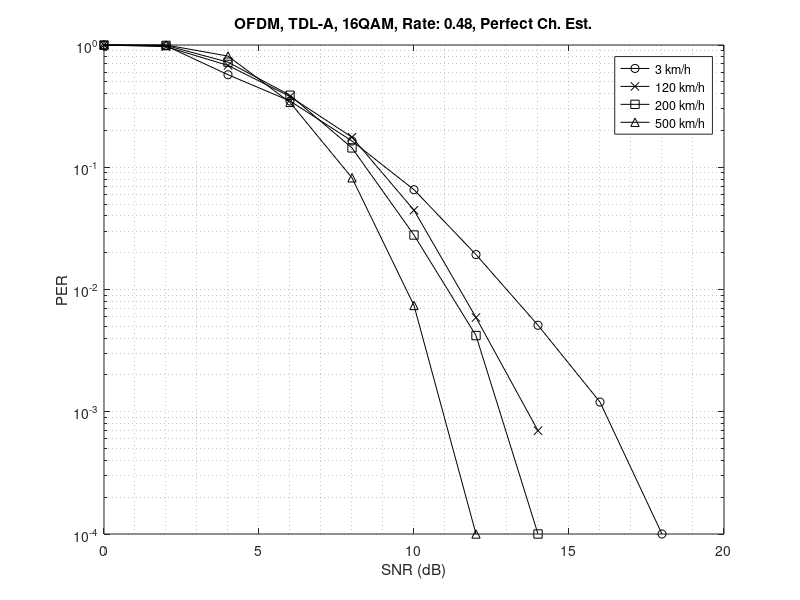
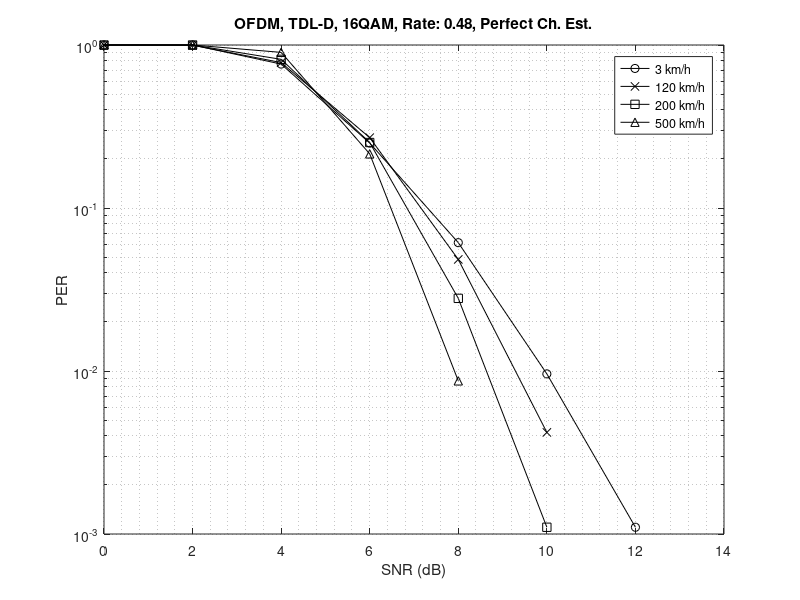
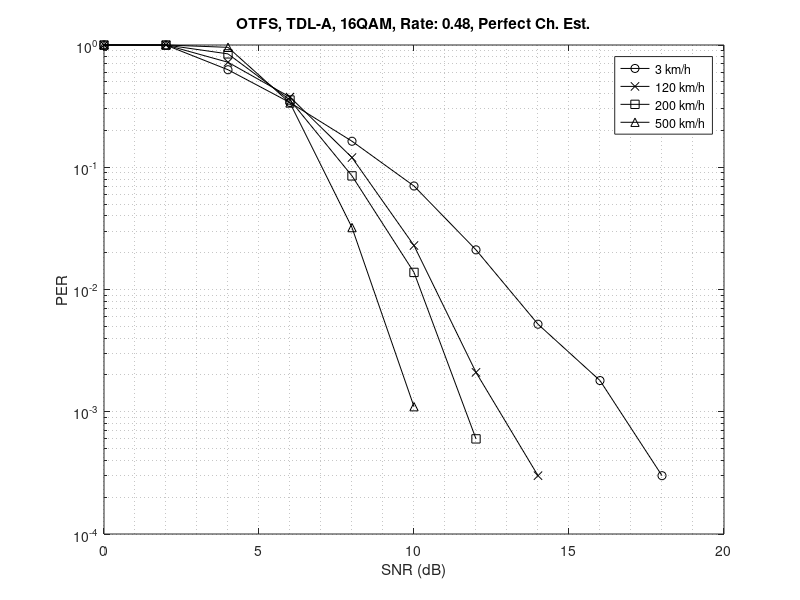
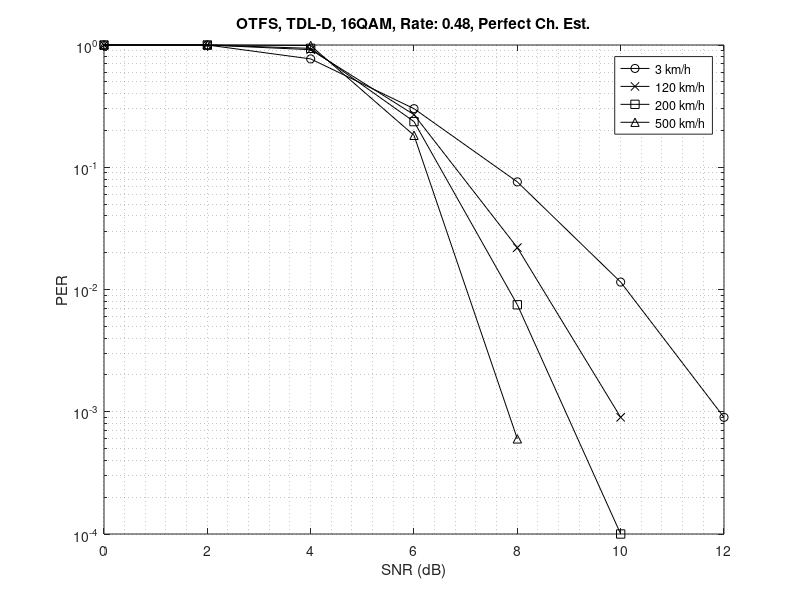

MATLAB code to generate these figures, in order: (Note: this script raises an error after producing the figures.)
% Simulator: new_wave_test_r3

% 1) OFDM with perfect tf-domain channel estimation
% 2) OTFS with perfect tf-domain channel estimation
% 3) OFDM with tf-domain channel estimation using 2 pilots
% 4) OTFS with dd-domain channel estimation using impulse train pilots
% 5) OFDM with real channel equalization
% 6) OTFS with real channel equalization

per_1 = [...
      0.0        401   1.000000
      2.0        407   0.985258
      4.0        702   0.571225
      6.0       1151   0.348393
      8.0       2445   0.164008
     10.0       6122   0.065501
     12.0      10000   0.019300
     14.0      10000   0.005100
     16.0      10000   0.001200
     18.0      10000   0.000100
      0.0        401   1.000000
      2.0        414   0.968599
      4.0        589   0.680815
      6.0       1058   0.379017
      8.0       2277   0.176109
     10.0       9005   0.044531
     12.0      10000   0.005900
     14.0      10000   0.000700
      0.0        401   1.000000
      2.0        404   0.992574
      4.0        554   0.723827
      6.0       1033   0.388190
      8.0       2785   0.143986
     10.0      10000   0.027900
     12.0      10000   0.004200
     14.0      10000   0.000100
      0.0        401   1.000000
      2.0        401   1.000000
      4.0        494   0.811741
      6.0       1182   0.339255
      8.0       4894   0.081937
     10.0      10000   0.007400
     12.0      10000   0.000100
      0.0        401   1.000000
      2.0        401   1.000000
      4.0        525   0.763810
      6.0       1602   0.250312
      8.0       6543   0.061287
     10.0      10000   0.009600
     12.0      10000   0.001100
     14.0      10000   0.000000
      0.0        401   1.000000
      2.0        402   0.997512
      4.0        514   0.780156
      6.0       1484   0.270216
      8.0       8292   0.048360
     10.0      10000   0.004200
     12.0      10000   0.000000
      0.0        401   1.000000
      2.0        401   1.000000
      4.0        491   0.816701
      6.0       1590   0.252201
      8.0      10000   0.027900
     10.0      10000   0.001100
     12.0      10000   0.000000
      0.0        401   1.000000
      2.0        401   1.000000
      4.0        445   0.901124
      6.0       1867   0.214783
      8.0      10000   0.008700
     10.0      10000   0.000000];

per_ofdm_tdla_v3_tf_perfect = per_1(1:10, [1 3]);
per_ofdm_tdla_v120_tf_perfect = per_1(11:18, [1 3]);
per_ofdm_tdla_v200_tf_perfect = per_1(19:26, [1 3]);
per_ofdm_tdla_v500_tf_perfect = per_1(27:33, [1 3]);
per_ofdm_tdld_v3_tf_perfect = per_1(34:41, [1 3]);
per_ofdm_tdld_v120_tf_perfect = per_1(42:48, [1 3]);
per_ofdm_tdld_v200_tf_perfect = per_1(49:55, [1 3]);
per_ofdm_tdld_v500_tf_perfect = per_1(56:61, [1 3]);

figure
semilogy(per_ofdm_tdla_v3_tf_perfect(:,1),per_ofdm_tdla_v3_tf_perfect(:,2),'-ko'), hold on
semilogy(per_ofdm_tdla_v120_tf_perfect(:,1),per_ofdm_tdla_v120_tf_perfect(:,2),'-kx')
semilogy(per_ofdm_tdla_v200_tf_perfect(:,1),per_ofdm_tdla_v200_tf_perfect(:,2),'-ks')
semilogy(per_ofdm_tdla_v500_tf_perfect(:,1),per_ofdm_tdla_v500_tf_perfect(:,2),'-k^'), hold off
grid minor
title('OFDM, TDL-A, 16QAM, Rate: 0.48, Perfect Ch. Est.')
xlabel('SNR (dB)'), ylabel('PER'), legend('3 km/h', '120 km/h', '200 km/h', '500 km/h')

figure
semilogy(per_ofdm_tdld_v3_tf_perfect(:,1),per_ofdm_tdld_v3_tf_perfect(:,2),'-ko'), hold on
semilogy(per_ofdm_tdld_v120_tf_perfect(:,1),per_ofdm_tdld_v120_tf_perfect(:,2),'-kx')
semilogy(per_ofdm_tdld_v200_tf_perfect(:,1),per_ofdm_tdld_v200_tf_perfect(:,2),'-ks')
semilogy(per_ofdm_tdld_v500_tf_perfect(:,1),per_ofdm_tdld_v500_tf_perfect(:,2),'-k^'), hold off
grid minor
title('OFDM, TDL-D, 16QAM, Rate: 0.48, Perfect Ch. Est.')
xlabel('SNR (dB)'), ylabel('PER'), legend('3 km/h', '120 km/h', '200 km/h', '500 km/h')

per_2 = [...
      0.0        401   1.000000
      2.0        402   0.997512
      4.0        639   0.627543
      6.0       1186   0.338111
      8.0       2457   0.163207
     10.0       5709   0.070240
     12.0      10000   0.021100
     14.0      10000   0.005200
     16.0      10000   0.001800
     18.0      10000   0.000300
      0.0        401   1.000000
      2.0        401   1.000000
      4.0        555   0.722523
      6.0       1069   0.375117
      8.0       3341   0.120024
     10.0      10000   0.022900
     12.0      10000   0.002100
     14.0      10000   0.000300
      0.0        401   1.000000
      2.0        401   1.000000
      4.0        474   0.845992
      6.0       1130   0.354867
      8.0       4718   0.084994
     10.0      10000   0.013800
     12.0      10000   0.000600
      0.0        401   1.000000
      2.0        401   1.000000
      4.0        419   0.957041
      6.0       1195   0.335565
      8.0      10000   0.032100
     10.0      10000   0.001100
     12.0      10000   0.000000
      0.0        401   1.000000
      2.0        401   1.000000
      4.0        521   0.769674
      6.0       1330   0.301504
      8.0       5283   0.075904
     10.0      10000   0.011500
     12.0      10000   0.000900
      0.0        401   1.000000
      2.0        401   1.000000
      4.0        438   0.915525
      6.0       1489   0.269308
      8.0      10000   0.022000
     10.0      10000   0.000900
      0.0        401   1.000000
      2.0        401   1.000000
      4.0        427   0.939110
      6.0       1697   0.236299
      8.0      10000   0.007500
     10.0      10000   0.000100
      0.0        401   1.000000
      2.0        401   1.000000
      4.0        405   0.990123
      6.0       2198   0.182439
      8.0      10000   0.000600];

per_otfs_tdla_v3_tf_perfect = per_2(1:10, [1 3]);
per_otfs_tdla_v120_tf_perfect = per_2(11:18, [1 3]);
per_otfs_tdla_v200_tf_perfect = per_2(19:25, [1 3]);
per_otfs_tdla_v500_tf_perfect = per_2(26:32, [1 3]);
per_otfs_tdld_v3_tf_perfect = per_2(33:39, [1 3]);
per_otfs_tdld_v120_tf_perfect = per_2(40:45, [1 3]);
per_otfs_tdld_v200_tf_perfect = per_2(46:51, [1 3]);
per_otfs_tdld_v500_tf_perfect = per_2(52:56, [1 3]);

figure
semilogy(per_otfs_tdla_v3_tf_perfect(:,1),per_otfs_tdla_v3_tf_perfect(:,2),'-ko'), hold on
semilogy(per_otfs_tdla_v120_tf_perfect(:,1),per_otfs_tdla_v120_tf_perfect(:,2),'-kx')
semilogy(per_otfs_tdla_v200_tf_perfect(:,1),per_otfs_tdla_v200_tf_perfect(:,2),'-ks')
semilogy(per_otfs_tdla_v500_tf_perfect(:,1),per_otfs_tdla_v500_tf_perfect(:,2),'-k^'), hold off
grid minor
title('OTFS, TDL-A, 16QAM, Rate: 0.48, Perfect Ch. Est.')
xlabel('SNR (dB)'), ylabel('PER'), legend('3 km/h', '120 km/h', '200 km/h', '500 km/h')

figure
semilogy(per_otfs_tdld_v3_tf_perfect(:,1),per_otfs_tdld_v3_tf_perfect(:,2),'-ko'), hold on
semilogy(per_otfs_tdld_v120_tf_perfect(:,1),per_otfs_tdld_v120_tf_perfect(:,2),'-kx')
semilogy(per_otfs_tdld_v200_tf_perfect(:,1),per_otfs_tdld_v200_tf_perfect(:,2),'-ks')
semilogy(per_otfs_tdld_v500_tf_perfect(:,1),per_otfs_tdld_v500_tf_perfect(:,2),'-k^'), hold off
grid minor
title('OTFS, TDL-D, 16QAM, Rate: 0.48, Perfect Ch. Est.')
xlabel('SNR (dB)'), ylabel('PER'), legend('3 km/h', '120 km/h', '200 km/h', '500 km/h')

per_3 = [...
];

per_ofdm_tdla_v3_tf_pilot = per_3(1:10, [1 3]);
per_ofdm_tdla_v120_tf_pilot = per_3(11:20, [1 3]);
per_ofdm_tdla_v200_tf_pilot = per_3(11:30, [1 3]);
per_ofdm_tdla_v500_tf_pilot = per_3(31:40, [1 3]);
per_ofdm_tdld_v3_tf_pilot = per_3(41:50, [1 3]);
per_ofdm_tdld_v120_tf_pilot = per_3(51:60, [1 3]);
per_ofdm_tdld_v200_tf_pilot = per_3(61:70, [1 3]);
per_ofdm_tdld_v500_tf_pilot = per_3(71:80, [1 3]);

figure
semilogy(per_ofdm_tdla_v3_tf_pilot(:,1),per_ofdm_tdla_v3_tf_pilot(:,2),'-ko'), hold on
semilogy(per_ofdm_tdla_v120_tf_pilot(:,1),per_ofdm_tdla_v120_tf_pilot(:,2),'-kx')
semilogy(per_ofdm_tdla_v200_tf_pilot(:,1),per_ofdm_tdla_v200_tf_pilot(:,2),'-ks')
semilogy(per_ofdm_tdla_v500_tf_pilot(:,1),per_ofdm_tdla_v500_tf_pilot(:,2),'-k^'), hold off
grid minor
title('OFDM, TDL-A, 16QAM, Rate: 0.48, Ch. Est. with Pilots')
xlabel('SNR (dB)'), ylabel('PER'), legend('3 km/h', '120 km/h', '200 km/h', '500 km/h')

figure
semilogy(per_ofdm_tdld_v3_tf_pilot(:,1),per_ofdm_tdld_v3_tf_pilot(:,2),'-ko'), hold on
semilogy(per_ofdm_tdld_v120_tf_pilot(:,1),per_ofdm_tdld_v120_tf_pilot(:,2),'-kx')
semilogy(per_ofdm_tdld_v200_tf_pilot(:,1),per_ofdm_tdld_v200_tf_pilot(:,2),'-ks')
semilogy(per_ofdm_tdld_v500_tf_pilot(:,1),per_ofdm_tdld_v500_tf_pilot(:,2),'-k^'), hold off
grid minor
title('OFDM, TDL-D, 16QAM, Rate: 0.48, Ch. Est. with Pilots')
xlabel('SNR (dB)'), ylabel('PER'), legend('3 km/h', '120 km/h', '200 km/h', '500 km/h')

per_4 = [...
];

per_otfs_tdla_v3_dd_pilot = per_4(1:10, [1 3]);
per_otfs_tdla_v120_dd_pilot = per_4(11:20, [1 3]);
per_otfs_tdla_v200_dd_pilot = per_4(21:30, [1 3]);
per_otfs_tdla_v500_dd_pilot = per_4(31:40, [1 3]);
per_otfs_tdld_v3_dd_pilot = per_4(41:50, [1 3]);
per_otfs_tdld_v120_dd_pilot = per_4(51:60, [1 3]);
per_otfs_tdld_v200_dd_pilot = per_4(61:70, [1 3]);
per_otfs_tdld_v500_dd_pilot = per_4(71:80, [1 3]);

figure
semilogy(per_otfs_tdla_v3_dd_pilot(:,1),per_otfs_tdla_v3_dd_pilot(:,2),'-ko'), hold on
semilogy(per_otfs_tdla_v120_dd_pilot(:,1),per_otfs_tdla_v120_dd_pilot(:,2),'-kx')
semilogy(per_otfs_tdla_v200_dd_pilot(:,1),per_otfs_tdla_v200_dd_pilot(:,2),'-ks')
semilogy(per_otfs_tdla_v500_dd_pilot(:,1),per_otfs_tdla_v500_dd_pilot(:,2),'-k^'), hold off
grid minor
title('OTFS, TDL-A, 16QAM, Rate: 0.48, Ch. Est. with Pilots')
xlabel('SNR (dB)'), ylabel('PER'), legend('3 km/h', '120 km/h', '200 km/h', '500 km/h')

figure
semilogy(per_otfs_tdld_v3_dd_pilot(:,1),per_otfs_tdld_v3_dd_pilot(:,2),'-ko'), hold on
semilogy(per_otfs_tdld_v120_dd_pilot(:,1),per_otfs_tdld_v120_dd_pilot(:,2),'-kx')
semilogy(per_otfs_tdld_v200_dd_pilot(:,1),per_otfs_tdld_v200_dd_pilot(:,2),'-ks')
semilogy(per_otfs_tdld_v500_dd_pilot(:,1),per_otfs_tdld_v500_dd_pilot(:,2),'-k^'), hold off
grid minor
title('OTFS, TDL-D, 16QAM, Rate: 0.48, Ch. Est. with Pilots')
xlabel('SNR (dB)'), ylabel('PER'), legend('3 km/h', '120 km/h', '200 km/h', '500 km/h')

per_5 = [...
];

per_ofdm_tdla_v3_real_ch = per_5(1:10, [1 3]);
per_ofdm_tdla_v120_real_ch = per_5(11:20, [1 3]);
per_ofdm_tdla_v200_real_ch = per_5(21:30, [1 3]);
per_ofdm_tdla_v500_real_ch = per_5(31:40, [1 3]);
per_ofdm_tdld_v3_real_ch = per_5(41:50, [1 3]);
per_ofdm_tdld_v120_real_ch = per_5(51:60, [1 3]);
per_ofdm_tdld_v200_real_ch = per_5(61:70, [1 3]);
per_ofdm_tdld_v500_real_ch = per_5(71:80, [1 3]);

figure
semilogy(per_ofdm_tdla_v3_real_ch(:,1),per_ofdm_tdla_v3_real_ch(:,2),'-ko'), hold on
semilogy(per_ofdm_tdla_v120_real_ch(:,1),per_ofdm_tdla_v120_real_ch(:,2),'-kx')
semilogy(per_ofdm_tdla_v200_real_ch(:,1),per_ofdm_tdla_v200_real_ch(:,2),'-ks')
semilogy(per_ofdm_tdla_v500_real_ch(:,1),per_ofdm_tdla_v500_real_ch(:,2),'-k^'), hold off
grid minor
title('OFDM, TDL-A, 16QAM, Rate: 0.48, Real Ch.')
xlabel('SNR (dB)'), ylabel('PER'), legend('3 km/h', '120 km/h', '200 km/h', '500 km/h')

figure
semilogy(per_ofdm_tdld_v3_real_ch(:,1),per_ofdm_tdld_v3_real_ch(:,2),'-ko'), hold on
semilogy(per_ofdm_tdld_v120_real_ch(:,1),per_ofdm_tdld_v120_real_ch(:,2),'-kx')
semilogy(per_ofdm_tdld_v200_real_ch(:,1),per_ofdm_tdld_v200_real_ch(:,2),'-ks')
semilogy(per_ofdm_tdld_v500_real_ch(:,1),per_ofdm_tdld_v500_real_ch(:,2),'-k^'), hold off
grid minor
title('OFDM, TDL-D, 16QAM, Rate: 0.48, Real Ch.')
xlabel('SNR (dB)'), ylabel('PER'), legend('3 km/h', '120 km/h', '200 km/h', '500 km/h')

per_6 = [...
];

per_otfs_tdla_v3_real_ch = per_6(1:10, [1 3]);
per_otfs_tdla_v120_real_ch = per_6(11:20, [1 3]);
per_otfs_tdla_v200_real_ch = per_6(21:30, [1 3]);
per_otfs_tdla_v500_real_ch = per_6(31:39, [1 3]);
per_otfs_tdld_v3_real_ch = per_6(40:49, [1 3]);
per_otfs_tdld_v120_real_ch = per_6(50:59, [1 3]);
per_otfs_tdld_v200_real_ch = per_6(60:69, [1 3]);
per_otfs_tdld_v500_real_ch = per_6(70:77, [1 3]);

figure
semilogy(per_otfs_tdla_v3_real_ch(:,1),per_otfs_tdla_v3_real_ch(:,2),'-ko'), hold on
semilogy(per_otfs_tdla_v120_real_ch(:,1),per_otfs_tdla_v120_real_ch(:,2),'-kx')
semilogy(per_otfs_tdla_v200_real_ch(:,1),per_otfs_tdla_v200_real_ch(:,2),'-ks')
semilogy(per_otfs_tdla_v500_real_ch(:,1),per_otfs_tdla_v500_real_ch(:,2),'-k^'), hold off
grid minor
title('OTFS, TDL-A, 16QAM, Rate: 0.48, Real Ch.')
xlabel('SNR (dB)'), ylabel('PER'), legend('3 km/h', '120 km/h', '200 km/h', '500 km/h')

figure
semilogy(per_otfs_tdld_v3_real_ch(:,1),per_otfs_tdld_v3_real_ch(:,2),'-ko'), hold on
semilogy(per_otfs_tdld_v120_real_ch(:,1),per_otfs_tdld_v120_real_ch(:,2),'-kx')
semilogy(per_otfs_tdld_v200_real_ch(:,1),per_otfs_tdld_v200_real_ch(:,2),'-ks')
semilogy(per_otfs_tdld_v500_real_ch(:,1),per_otfs_tdld_v500_real_ch(:,2),'-k^'), hold off
grid minor
title('OTFS, TDL-D, 16QAM, Rate: 0.48, Real Ch.')
xlabel('SNR (dB)'), ylabel('PER'), legend('3 km/h', '120 km/h', '200 km/h', '500 km/h')
